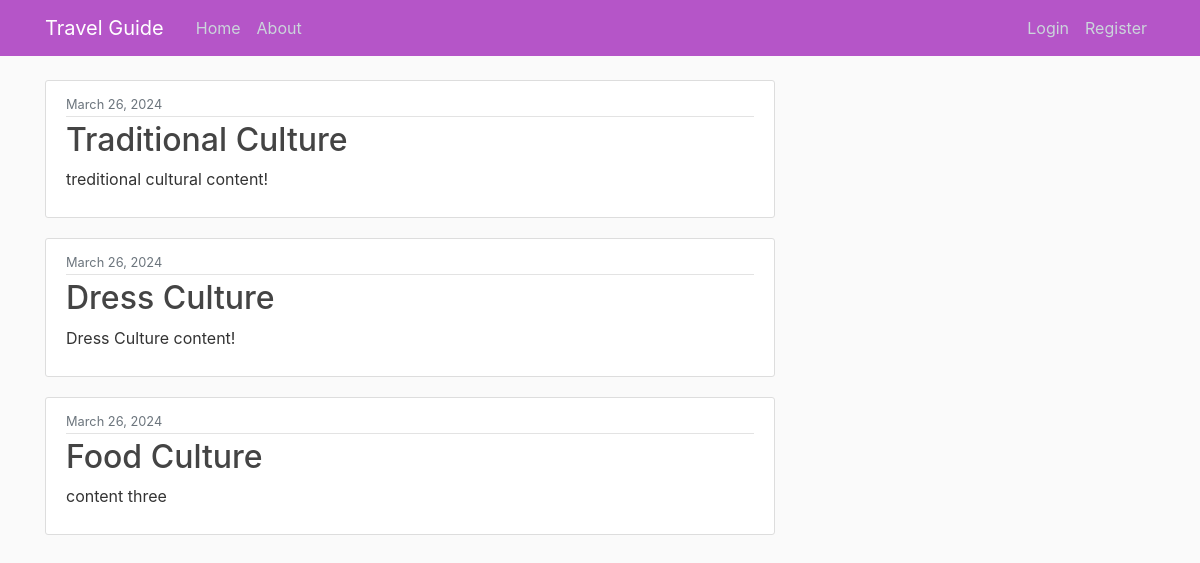
The page / on the database its author committed.
### blog/models.py (models this page shows, shortened)
class Post(models.Model):
    title = models.CharField(max_length=100)
    content = models.TextField()
    date_posted = models.DateTimeField(default=timezone.now)
    traveler = models.ForeignKey(User, on_delete=models.CASCADE)

### blog/views.py (the view)
# urls.py: path('', views.home, name='blog-home'),
def home(request):
    context = {
        'posts': Post.objects.all()
    }
    return render(request, 'blog/home.html', context)

### blog/templates/blog/home.html
{% extends "blog/base.html" %}
{% block content %}
    {% for post in posts %}
        <article class="media content-section">
          <div class="media-body">
            <div class="article-metadata">
              <small class="text-muted">{{ post.date_posted|date:"F d, Y" }}</small>
            </div>
            <h2><a class="article-title" href="#">{{ post.title }}</a></h2>
            <p class="article-content">{{ post.content }}</p>
          </div>
        </article>
    {% endfor %}
{% endblock content %}

### blog/templates/blog/base.html (shortened to what this page needs)
{% load static %}
<!DOCTYPE html>
<html>
<head>
    <link rel="stylesheet" href="https://maxcdn.bootstrapcdn.com/bootstrap/4.0.0/css/bootstrap.min.css">
    <link rel="stylesheet" type="text/css" href="{% static 'blog/main.css' %}">
</head>
<body>
    <header class="site-header">
      <nav class="navbar navbar-expand-md navbar-dark bg-steel fixed-top">
        <div class="container">
          <a class="navbar-brand mr-4" href="{% url 'blog-home' %}">Travel Guide</a>
          <div class="collapse navbar-collapse" id="navbarToggle">
            <div class="navbar-nav mr-auto">
              <a class="nav-item nav-link" href="{% url 'blog-home' %}">Home</a>
              <a class="nav-item nav-link" href="{% url 'blog-about' %}">About</a>
            </div>
            <div class="navbar-nav">
              {% if user.is_authenticated %}
                <a class="nav-item nav-link" href="{% url 'profile' %}">Profile</a>
                <a class="nav-item nav-link" href="{% url 'logout' %}">Logout</a>
              {% else %}
                <a class="nav-item nav-link" href="{% url 'login' %}">Login</a>
                <a class="nav-item nav-link" href="{% url 'register' %}">Register</a>
              {% endif %}
            </div>
          </div>
        </div>
      </nav>
    </header>
    <main role="main" class="container">
      <div class="row">
        <div class="col-md-8">
          {% block content %}{% endblock %}
    </main>
</body>
</html>

### blog/static/blog/main.css (style rules this page uses)
body { background: #fafafa; color: #333333; margin-top: 5rem; }
h1, h2, h3, h4, h5, h6 { color: #444444; }
.bg-steel { background-color: #b555c8; }
.site-header .navbar-nav .nav-link { color: #cbd5db; }
.content-section { background: #ffffff; padding: 10px 20px; border: 1px solid #dddddd; border-radius: 3px; margin-bottom: 20px; }
.article-title { color: #444444; }
.article-content { white-space: pre-line; }
.article-metadata { padding-bottom: 1px; margin-bottom: 4px; border-bottom: 1px solid #e3e3e3 }

### rows shown on the page
Post: date_posted "March 26, 2024", title "Traditional Culture", content "treditional cultural content!"
Post: date_posted "March 26, 2024", title "Dress Culture", content "Dress Culture content!"
Post: date_posted "March 26, 2024", title "Food Culture", content "content three"
